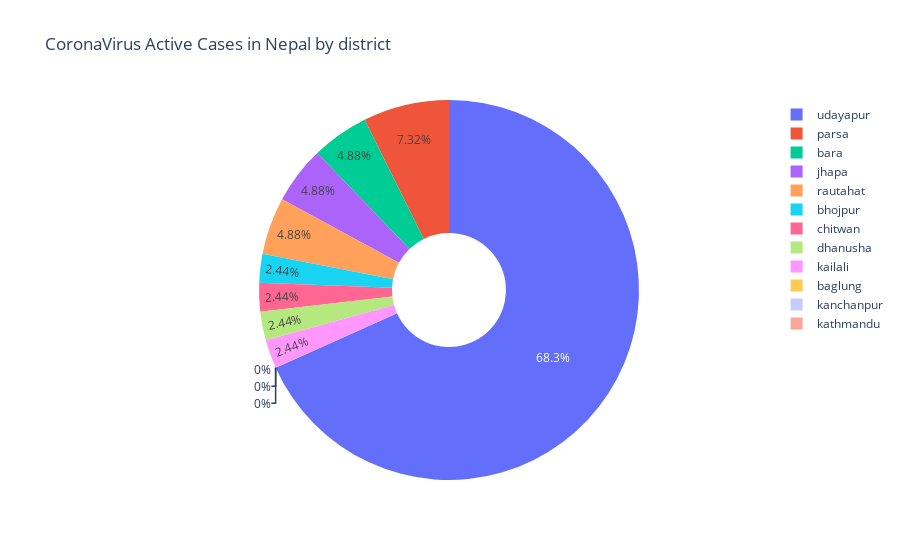

This figure's notebook cell:
### Code cell
labels = df_nepal['District'].tolist()
values = df_nepal['हाल बिरामीहरूको संख्या'].tolist()

layout = go.Layout(
    autosize=True,
    title = 'CoronaVirus Active Cases in Nepal by district',
    xaxis= go.layout.XAxis(linecolor = 'black',
                          linewidth = 1,
                          mirror = True),

    yaxis= go.layout.YAxis(linecolor = 'black',
                          linewidth = 1,
                          mirror = True),
)
fig = go.Figure(data=[go.Pie(labels = labels, values=values, hole=0.3)])
fig.update(layout=layout)
fig.show()

### Figure 1 — Plotly figure (JSON) as saved in the notebook; plotly's stock layout.template omitted (floating-point values rounded to 4 significant figures)
{"data": [{"hole": 0.3, "labels": ["baglung", "bara", "bhojpur", "chitwan", "dhanusha", "jhapa", "kailali", "kanchanpur", "parsa", "rautahat", "udayapur", "kathmandu"], "type": "pie", "values": [0, 2, 1, 1, 1, 2, 1, 0, 3, 2, 28, 0]}], "layout": {"autosize": true, "title": {"text": "CoronaVirus Active Cases in Nepal by district"}, "xaxis": {"linecolor": "black", "linewidth": 1, "mirror": true}, "yaxis": {"linecolor": "black", "linewidth": 1, "mirror": true}}}
